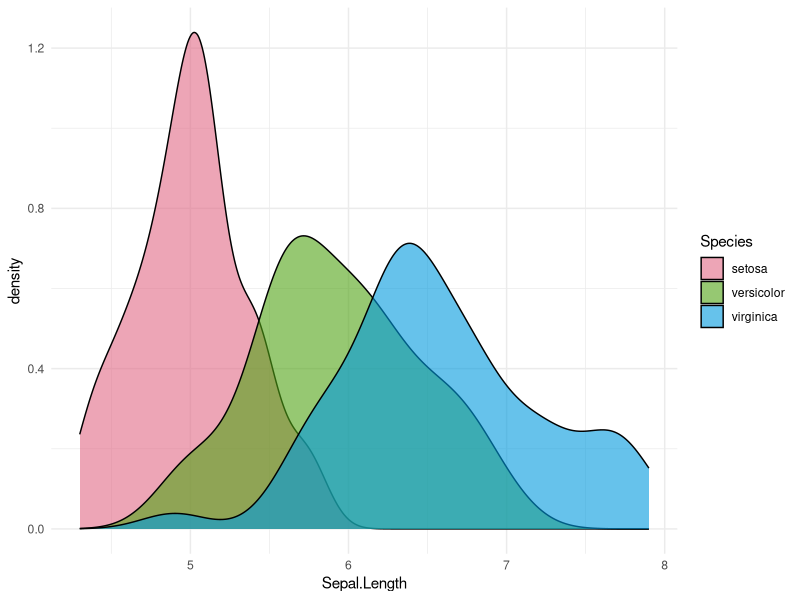
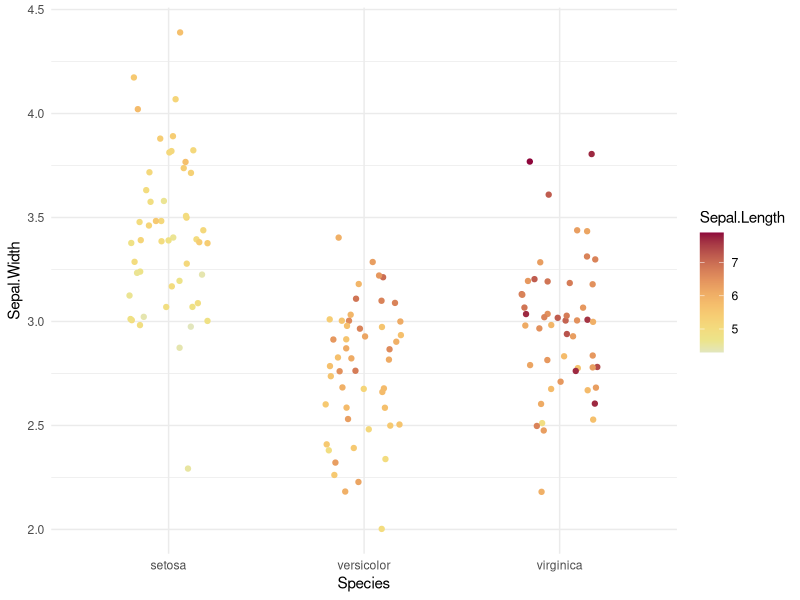
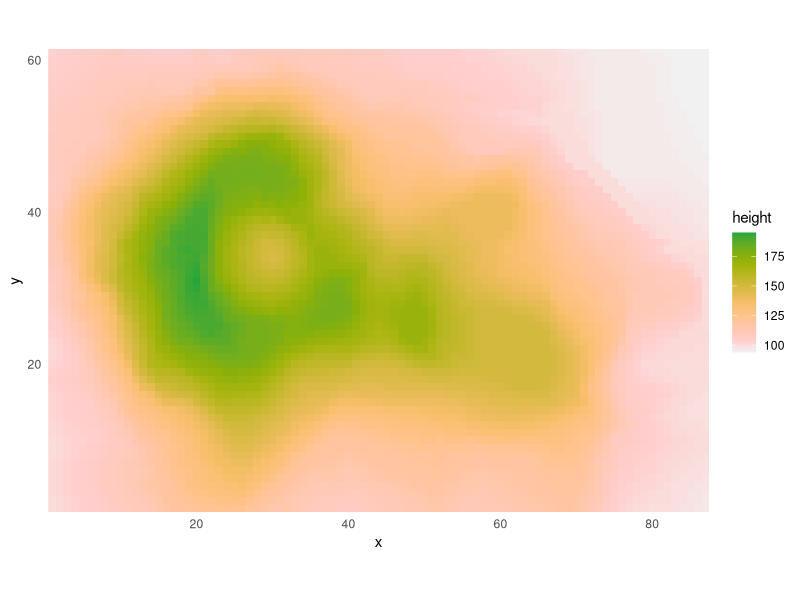
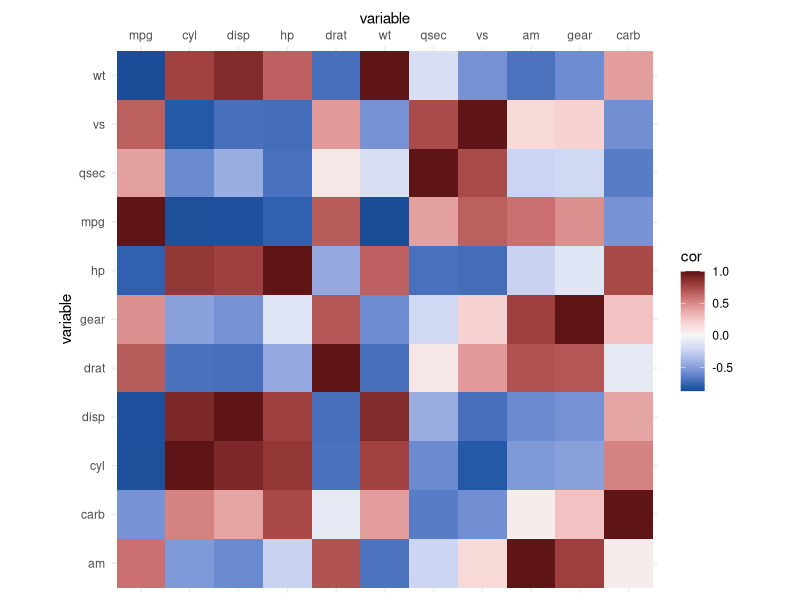
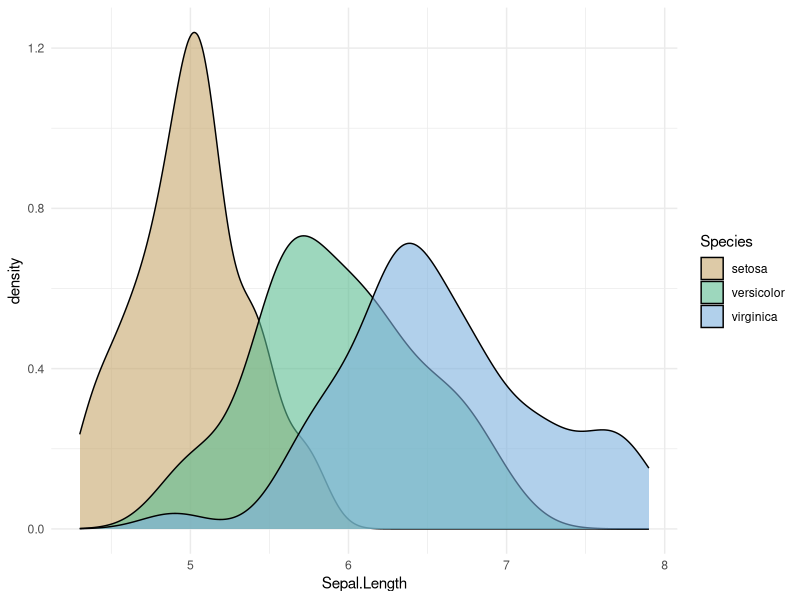
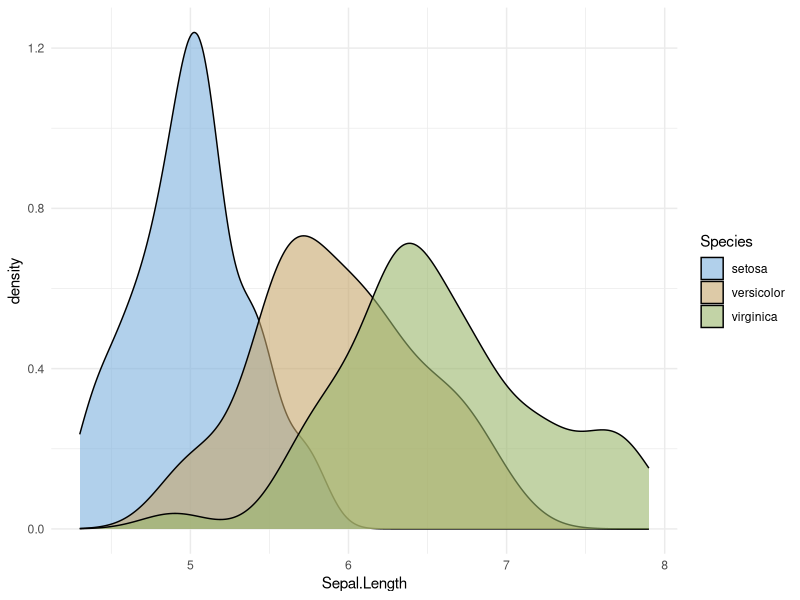
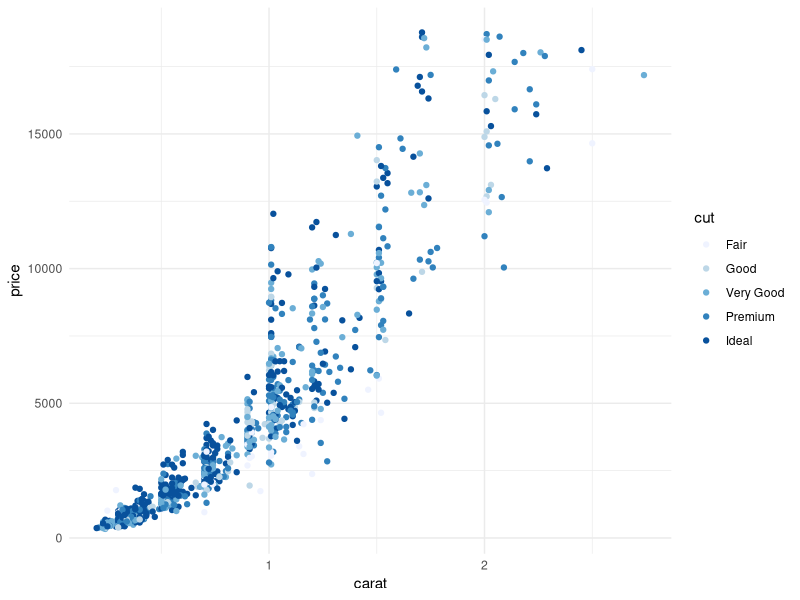
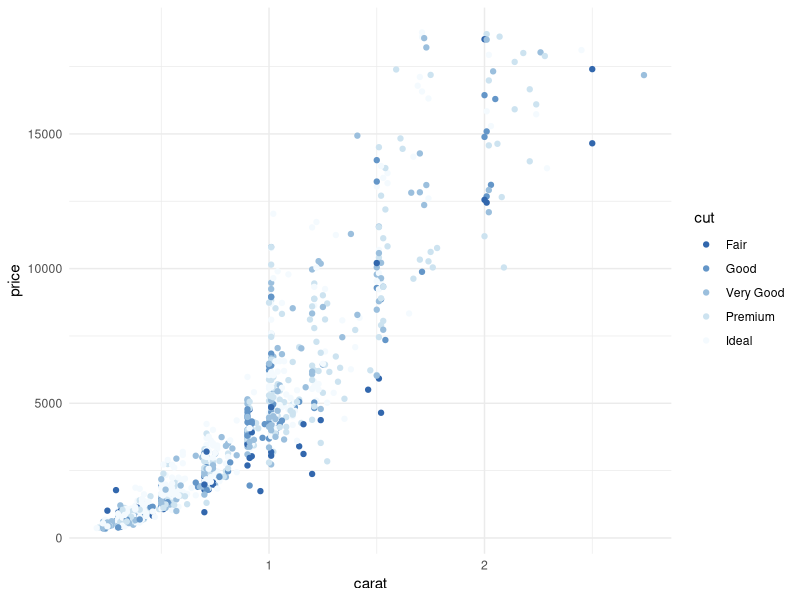

Source code (R) for these figures, in order:
## ---- chunk 1
library("colorspace")
library("ggplot2")
theme_set(theme_minimal())
## ---- chunk 2
ggplot(iris, aes(x = Sepal.Length, fill = Species)) + geom_density(alpha = 0.6) +
  scale_fill_discrete_qualitative()
## ---- chunk 3
ggplot(iris, aes(x = Species, y = Sepal.Width, color = Sepal.Length)) + geom_jitter(width = 0.2) +
  scale_color_continuous_sequential(palette = "Heat")
## ---- chunk 4
nx = 87
ny = 61
df <- data.frame(height = c(volcano), x = rep(1:nx, ny), y = rep(1:ny, each = nx))
ggplot(df, aes(x, y, fill=height)) + 
  geom_raster() + 
  coord_fixed(expand = FALSE) +
  scale_fill_continuous_sequential(palette = "Terrain")
## ---- chunk 5
cm <- cor(mtcars)
df_wide <- as.data.frame(cm)
df_long <- stack(df_wide)
names(df_long) <- c("cor", "var1")
df_long <- cbind(df_long, var2 = rep(rownames(cm), length(rownames(cm))))
ggplot(df_long, aes(var1, var2, fill=cor)) + 
  geom_tile() + 
  coord_fixed() +
  ylab("variable") +
  scale_x_discrete(position = "top", name = "variable") +
  scale_fill_continuous_diverging("Blue-Red 3")
## ---- chunk 6
ggplot(iris, aes(x = Sepal.Length, fill = Species)) + geom_density(alpha = 0.6) +
  scale_fill_discrete_qualitative(palette = "Harmonic")
## ---- chunk 7
ggplot(iris, aes(x = Sepal.Length, fill = Species)) + geom_density(alpha = 0.6) +
  scale_fill_discrete_qualitative(palette = "Harmonic", nmax = 5, order = c(5, 1, 2))
## ---- chunk 8
dsamp <- diamonds[sample(nrow(diamonds), 1000), ]
gg <- ggplot(dsamp, aes(carat, price, color = cut)) + geom_point()
gg + scale_color_brewer(palette = "Blues")
## ---- chunk 9
gg + scale_color_discrete_sequential(palette = "Blues", nmax = 6, order = 5:1)
## ---- chunk 10
ggplot(iris, aes(x = Species, y = Sepal.Width, color = Sepal.Length)) + geom_jitter(width = 0.2) +
  scale_color_continuous_sequential(palette = "Terrain")
## ---- chunk 11
ggplot(iris, aes(x = Species, y = Sepal.Width, color = Sepal.Length)) + geom_jitter(width = 0.2) +
  scale_color_continuous_sequential(palette = "Terrain", h2 = 80)
## ---- chunk 12
cm <- cor(mtcars)
df_wide <- as.data.frame(cm)
df_long <- stack(df_wide)
names(df_long) <- c("cor", "var1")
df_long <- cbind(df_long, var2 = rep(rownames(cm), length(rownames(cm))))
gg <- ggplot(df_long, aes(var1, var2, fill=cor)) + 
  geom_tile() + 
  coord_fixed() +
  ylab("variable") +
  scale_x_discrete(position = "top", name = "variable")

gg + scale_fill_continuous_diverging(palette = "Purple-Green")
## ---- chunk 13
gg + scale_fill_continuous_diverging(palette = "Purple-Green", p1 = 3)
## ---- chunk 14
ggplot(iris, aes(x = Species, y = Sepal.Width, color = Sepal.Length)) + geom_jitter(width = 0.2) +
  scale_color_continuous_sequential(palette = "Viridis")
## ---- chunk 15
ggplot(iris, aes(x = Species, y = Sepal.Width, color = Sepal.Length)) + geom_jitter(width = 0.2) +
  scale_color_continuous_sequential(palette = "Viridis", begin = 0.15, end = 0.9) 
## ---- chunk 16
ggplot(iris, aes(x = Species, y = Sepal.Width, color = Sepal.Length)) + geom_jitter(width = 0.2) +
  scale_color_continuous_sequential(palette = "Viridis", rev = TRUE)
## ---- chunk 17
hcl_palettes(plot = TRUE)
